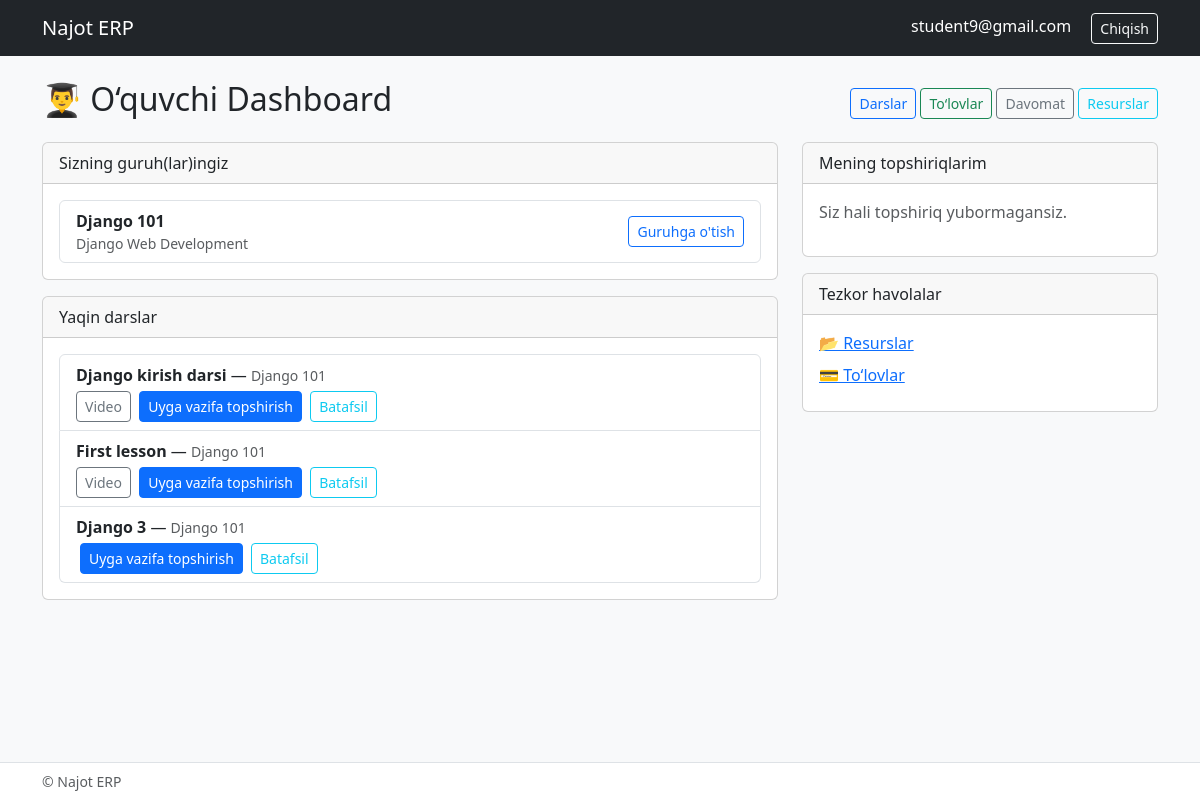
The app's page /student/dashboard/ (signed in) with its own data.
### configapp/models/auth_user.py (models this page shows, shortened)
class User(AbstractBaseUser, PermissionsMixin):
    phone_regex = RegexValidator(
        regex=r'^\+9989\d{8}$',
        message="Telefon raqam +9989XXXXXXXX formatida bo‘lishi kerak"
    )
    phone_number = models.CharField(validators=[phone_regex], max_length=13, null=True, blank=True)
    email = models.EmailField(unique=True, null=True, blank=True)
    is_staff = models.BooleanField(default=False)
    is_admin = models.BooleanField(default=False)
    is_active = models.BooleanField(default=True)
    is_student = models.BooleanField(default=False)
    is_teacher = models.BooleanField(default=False)
    groups = models.ManyToManyField('auth.Group', related_name="custom_user_groups", blank=True)
    user_permissions = models.ManyToManyField('auth.Permission', related_name="custom_user_permissions", blank=True)
    objects = CustomUserManager()
    USERNAME_FIELD = "email"
    REQUIRED_FIELDS = []

### configapp/models/model_group.py (models this page shows, shortened)
class GroupStudent(BaseModel):
    title = models.CharField(max_length=150)
    course = models.ForeignKey(Course, on_delete=models.RESTRICT, related_name='course_groups')
    teacher = models.ManyToManyField(Teacher, related_name='get_teacher', blank=True)
    table = models.ForeignKey(Table, on_delete=models.CASCADE)
    start_date = models.DateField()
    end_time = models.DateField()
    descriptions = models.CharField(max_length=500, blank=True, null=True)

### configapp/models/auth_teacher.py (models this page shows, shortened)
class Course(BaseModel):
    title = models.CharField(max_length=150)
    descriptions = models.TextField(blank=True, null=True)

### configapp/models/lesson_homework.py (models this page shows, shortened)
class Lesson(BaseModel):
    title = models.CharField(max_length=200)
    description = models.TextField(blank=True, null=True)
    group = models.ForeignKey(GroupStudent, on_delete=models.CASCADE, related_name='lessons')
    teacher = models.ForeignKey(Teacher, on_delete=models.CASCADE, related_name='lessons')
    homework = models.OneToOneField(Homework, on_delete=models.SET_NULL, blank=True, null=True, related_name='lesson')
    video_url = models.URLField(blank=True, null=True)
    file = models.FileField(upload_to='lessons/files/', blank=True, null=True)
    image = models.ImageField(upload_to='lessons/images/', blank=True, null=True)
    start_time = models.TimeField(blank=True, null=True)
    end_time = models.TimeField(blank=True, null=True)

### configapp/views.py (the view)
# urls.py: path('student/dashboard/', views.student_dashboard, name='student_dashboard'),
@login_required
def student_dashboard(request):
    student = get_object_or_404(Student, user=request.user)
    groups = student.group.all()
    if not groups.exists():
        messages.warning(request, "Siz hali birorta guruhga biriktirilmagansiz.")
        lessons = []
    else:
        lessons = Lesson.objects.filter(group__in=groups)
    uploads = HomeworkUpload.objects.filter(student=student)
    return render(request, 'student/dashboard.html', {
        'student': student,
        'groups': groups,
        'lessons': lessons,
        'homework_uploads': uploads,
    })

### configapp/templates/student/dashboard.html (shortened to what this page needs)
{% extends 'base.html' %}
{% block content %}
<div class="d-flex justify-content-between align-items-center mb-3">
  <h2>👨‍🎓 O‘quvchi Dashboard</h2>
  <div>
    <a href="{% url 'student_lessons' %}" class="btn btn-outline-primary btn-sm">Darslar</a>
    <a href="{% url 'student_invoice' %}" class="btn btn-outline-success btn-sm">To‘lovlar</a>
    <a href="{% url 'student_attendance' %}" class="btn btn-outline-secondary btn-sm">Davomat</a>
    <a href="{% url 'student_resources' %}" class="btn btn-outline-info btn-sm">Resurslar</a>
  </div>
</div>
<div class="row">
  <div class="col-md-8">
    <div class="card mb-3">
      <div class="card-header">Sizning guruh(lar)ingiz</div>
      <div class="card-body">
        {% if student.group.all %}
  <ul class="list-group">
    {% for g in student.group.all %}
      <li class="list-group-item d-flex justify-content-between align-items-center">
        <div>
          <strong>{{ g.title }}</strong>
          <div class="small text-muted">{{ g.course.title }}</div>
        </div>
        <div>
          <a href="{% url 'student_group_detail' g.id %}" class="btn btn-sm btn-outline-primary">Guruhga o'tish</a>
        </div>
      </li>
    {% endfor %}
  </ul>
{% else %}
  <p class="text-muted">Siz hali guruhga biriktirilmagansiz.</p>
{% endif %}
      </div>
    </div>
    <div class="card mb-3">
      <div class="card-header">Yaqin darslar</div>
      <div class="card-body">
        {% if lessons %}
          <ul class="list-group">
            {% for l in lessons|slice:":6" %}
              <li class="list-group-item">
                <strong>{{ l.title }}</strong> — <small class="text-muted">{{ l.group.title }}</small><br>
                <div class="mt-1">
                  {% if l.video_url %}
                    <a href="{{ l.video_url }}" target="_blank" class="btn btn-sm btn-outline-secondary">Video</a>
                  {% endif %}
                  {% if l.homework %}
                    <a href="{% url 'homework_upload' l.homework.id %}" class="btn btn-sm btn-primary ms-1">Uyga vazifa topshirish</a>
                  {% endif %}
                  <a href="{% url 'lesson_detail' l.id %}" class="btn btn-sm btn-outline-info ms-1">Batafsil</a>
                </div>
              </li>
            {% endfor %}
          </ul>
        {% else %}
          <p class="text-muted">Darslar mavjud emas.</p>
        {% endif %}
      </div>
    </div>
  </div>
  <div class="col-md-4">
    <div class="card mb-3">
      <div class="card-header">Mening topshiriqlarim</div>
      <div class="card-body">
        {% if homework_uploads %}
          <ul class="list-group">
            {% for hu in homework_uploads|slice:":5" %}
              <li class="list-group-item d-flex justify-content-between align-items-center">
                <div>
                  {{ hu.homework.title }}<br>
                  <small class="text-muted">{{ hu.get_status_display }}</small>
                </div>
                <div>
                  <span class="badge bg-secondary">{{ hu.mark|default:"-" }}</span>
                </div>
              </li>
            {% endfor %}
          </ul>
        {% else %}
          <p class="text-muted">Siz hali topshiriq yubormagansiz.</p>
        {% endif %}
      </div>
    </div>
    <div class="card mb-3">
      <div class="card-header">Tezkor havolalar</div>
      <div class="card-body">
        <a href="{% url 'student_resources' %}" class="d-block mb-2">📂 Resurslar</a>
        <a href="{% url 'student_invoice' %}" class="d-block mb-2">💳 To‘lovlar</a>
      </div>
    </div>
  </div>
</div>
{% endblock %}

### configapp/templates/base.html (shortened to what this page needs)
<!DOCTYPE html>
<html lang="uz">
<head>
  <link href="https://cdn.jsdelivr.net/npm/bootstrap@5.3.0/dist/css/bootstrap.min.css" rel="stylesheet">
</head>
<body class="bg-light">
<nav class="navbar navbar-expand-lg navbar-dark bg-dark">
  <div class="container">
    <a class="navbar-brand" href="/">Najot ERP</a>
    <div class="ms-auto">
      {% if user.is_authenticated %}
        <span class="text-white me-3">{{ user.email|default:user.phone_number }}</span>
        <a href="{% url 'logout' %}" class="btn btn-outline-light btn-sm">Chiqish</a>
      {% else %}
        <a href="{% url 'login' %}" class="btn btn-outline-light btn-sm">Kirish</a>
      {% endif %}
    </div>
  </div>
</nav>
<div class="container mt-4">
  {% block content %}{% endblock %}
</div>
<footer class="bg-white border-top fixed-bottom">
  <div class="container py-2 text-muted small">
    © Najot ERP
  </div>
</footer>
</body>
</html>

### configapp/templates/base.html (style rules this page uses)
body { padding-bottom: 60px; }

### records on screen
User: email "student9@gmail.com"
GroupStudent: title "Django 101", course "Django Web Development"
Lesson: title "Django kirish darsi", group "Django 101", shows "Uyga vazifa topshirish"
Lesson: title "First lesson", group "Django 101", shows "Uyga vazifa topshirish"
Lesson: title "Django 3", group "Django 101", shows "Uyga vazifa topshirish"
